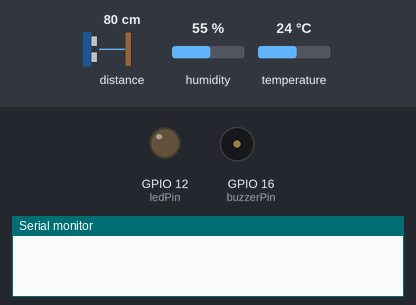
Simulated run of this sketch. Board: ESP8266 (NodeMCU). On the bench: output pins drawn as LEDs (lit = HIGH), buzzer (waves = sounding), the last lines printed to the serial monitor. The test bench sets the inputs (shaded band); at power-on: temperature 24 °C, humidity 55 %, distance to the obstacle 80 cm. The echo pulse lasts 58.3 µs per cm; WiFi joins after 1.5 s; servers stay silent unless stated; uploads are accepted with an empty reply; pins used as bus, display or sensor lines are not drawn.

Above: at 2.7 s.
2.8 s: temperature set to 27.9 °C
At 6.4 s:
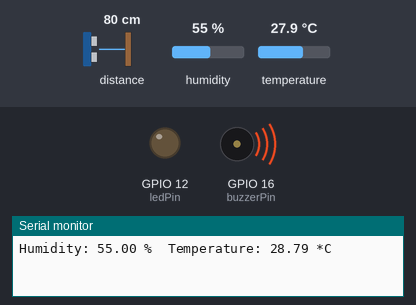
14.9 s: temperature set to 29.5 °C
17.5 s: humidity set to 49 %
21.1 s: humidity set to 46 %
At 23.3 s:
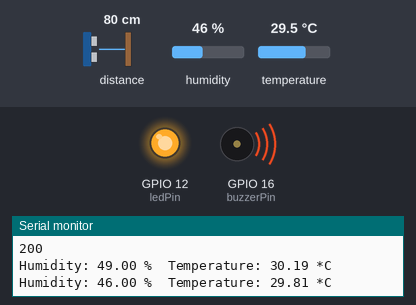
Timing chart, 0 to 37.0 s (numbered marks = the images above; inputs shaded):
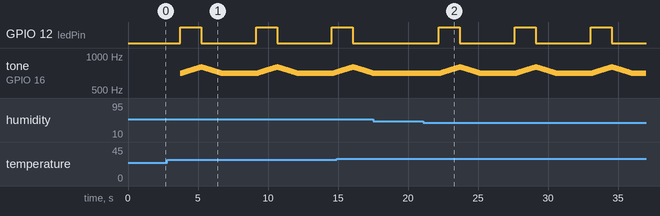

Measured:
- the behaviour switches between 48 and 47 % on humidity (found by bisection; images 1 and 2)
- after the input at 21.1 s, GPIO 12 (ledPin): alternates HIGH for 1.5 s and LOW for 3.9 s, starting after 1.1 s; tone on GPIO 16 (buzzerPin): plays 700 Hz for 0.02 s, 701 Hz for 0.02 s, 702 Hz for 0.02 s, 703 Hz for 0.02 s, 704 Hz for 0.02 s, 705 Hz for 0.02 s … (600 notes in this stretch), starting after 1.1 s
- by itself, GPIO 12 (ledPin): alternates HIGH for 1.5 s and LOW for 3.9 s
- by itself, tone on GPIO 16 (buzzerPin): plays 700 Hz for 0.02 s, 701 Hz for 0.02 s, 702 Hz for 0.02 s, 703 Hz for 0.02 s, 704 Hz for 0.02 s, 705 Hz for 0.02 s … (423 notes in this stretch)

The sketch:

SOURCE_CODE_IOT.ino
```cpp
#include <ESP8266WiFi.h>
#include <ESP8266WiFiMulti.h>
#include <ESP8266HTTPClient.h>
#include <NewPing.h>
#include <Wire.h>
#include <LiquidCrystal_I2C.h>
#include "DHT.h"

#define DHTPIN 13
#define DHTTYPE DHT22
ESP8266WiFiMulti WiFiMulti;
#define TRIGGER_PIN 2
#define ECHO_PIN 0
#define MAX_DISTANCE 200

NewPing sonar(TRIGGER_PIN, ECHO_PIN, MAX_DISTANCE);
DHT dht(DHTPIN, DHTTYPE);

int timeSinceLastRead = 0;
int relayPin = 13;
int buzzerPin = 16;
int ledPin = 12;

void setup() {
  Serial.begin(115200);

  pinMode(ledPin, OUTPUT);
  pinMode(buzzerPin, OUTPUT);
  pinMode(relayPin, OUTPUT);

  digitalWrite(relayPin, LOW);
  digitalWrite(buzzerPin, LOW);
  digitalWrite(ledPin, LOW);

  WiFi.mode(WIFI_STA);
  WiFi.disconnect();

  WiFiMulti.addAP("LAB-FIK", "UNN@RJ@Y@");
  while((WiFiMulti.run() != WL_CONNECTED)){
    Serial.print(".");
    delay(100);
  }
}

void loop() {
  int nilai_sensor = sonar.ping_cm();
  if(timeSinceLastRead > 2000) {
    float h = dht.readHumidity();
    float t = dht.readTemperature();
    float f = dht.readTemperature(true);
    if (isnan(h) || isnan(t) || isnan(f)) {
      Serial.println("Failed to read from DHT sensor!");
      timeSinceLastRead = 0;
      return;
    }

    float hif = dht.computeHeatIndex(f, h);
    float hic = dht.computeHeatIndex(t, h, false);

    Serial.print("Humidity: ");
    Serial.print(h);
    Serial.print(" %\t");
    Serial.print("Temperature: ");
    Serial.print(hic);
    Serial.print(" *C ");

    if(hic < 30 || h > 70 || h < 40){
      warningFunc();
      Serial.println();
      Serial.print("Jarak: ");
      Serial.println(nilai_sensor);
      if(nilai_sensor <= 20){
        digitalWrite(relayPin, LOW);
        sentRequest((int)h, (int)hic, 0);
//        displayPreview((int)h, (int)hic, 0);
      }else{
        digitalWrite(relayPin, HIGH);
        sentRequest((int)h, (int)hic, 1);
//        displayPreview((int)h, (int)hic, 0);
      }
    }

    timeSinceLastRead = 0;
  }
  delay(100);
  timeSinceLastRead += 100;
}

//void displayPreview(int humidity, int tempC, int saklar){
//  lcd.setCursor(0,0);
//  lcd.print("Kelembapan: ");
//  lcd.print(humidity);
//  lcd.print("%");
//  lcd.setCursor(0,1);
//  lcd.print("Suhu: ");
//  lcd.print(tempC);
//  lcd.print((char)223);
//  lcd.print("C");
//  lcd.setCursor(13,1);
//  if(saklar == 0){
//    lcd.print("OFF");
//  }else{
//    lcd.print("ON");
//  }
//}

void sentRequest(int humidity, int tempC, int saklar){
//  String url = "http://80.211.184.148/suhu/send_data.php?lembab="+humidity+"&cel="+tempC+"&st="+saklar;
  String url = "http://80.211.184.148/suhu/send_data.php?lembab=";
  url += humidity;
  url += "&cel=";
  url += tempC;
  url += "&st=";
  url += saklar;

  HTTPClient http;    //Declare object of class HTTPClient

  Serial.println(url);
  http.begin(url);
//  http.addHeader("Content-Type", "x-www-form-urlencoded");/

  int httpCode = http.GET();
  String payload = http.getString();

  Serial.println(httpCode);
  Serial.println(payload);

  http.end();
}

void warningFunc(){
  for(int i=700;i<800;i++){
    tone(buzzerPin,i);
    digitalWrite(ledPin, HIGH);
    delay(15);
  }
  for(int i=800;i>700;i--){
    digitalWrite(ledPin, LOW);
    tone(buzzerPin,i);
    delay(15);
  }
}
```
